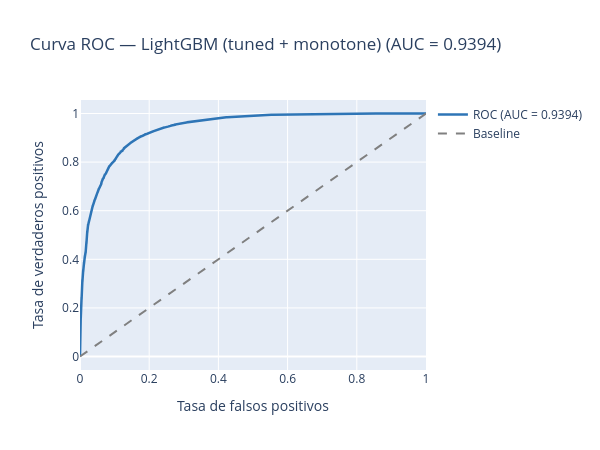

The code cell stored with this chart in its notebook:
### Markdown cell above
---
### Métricas del modelo — Curva ROC y comparativa

### Code cell
# Curva ROC interactiva
y_prob = modelo.predict_proba(X_test)[:, 1]
fpr, tpr, _ = roc_curve(y_test, y_prob)
roc_auc_val = auc(fpr, tpr)

fig_roc = go.Figure()
fig_roc.add_trace(go.Scatter(
    x=fpr, y=tpr, mode='lines',
    name=f'ROC (AUC = {roc_auc_val:.4f})',
    line=dict(color='#2E75B6', width=2.5)
))
fig_roc.add_trace(go.Scatter(
    x=[0,1], y=[0,1], mode='lines',
    line=dict(color='gray', dash='dash'), name='Baseline'
))
fig_roc.update_layout(
    title=f'Curva ROC — {meta["model"]} (AUC = {roc_auc_val:.4f})',
    xaxis_title='Tasa de falsos positivos',
    yaxis_title='Tasa de verdaderos positivos',
    height=450, width=600
)
fig_roc.show()
fig_roc.write_html(OUT_DIR / 'viz_05_roc.html')

# Tabla de métricas
try:
    import pandas as pd
    comp = pd.read_csv(OUT_DIR / 'metrics_comparison.csv')
    print('Comparativa de modelos:')
    print(comp.to_string(index=False, float_format='{:.4f}'.format))
except:
    print('metrics_comparison.csv no encontrado — ejecuta 4.Modelamiento.ipynb')

### Figure 1 — Plotly figure (JSON) as saved in the notebook; plotly's stock layout.template omitted (floating-point values rounded to 4 significant figures; data arrays with more than 128 entries replaced by an {"elided": "..."} marker saying what was removed)
{"data": [{"line": {"color": "#2E75B6", "width": 2.5}, "mode": "lines", "name": "ROC (AUC = 0.9394)", "type": "scatter", "x": {"elided": "3898 float values"}, "y": {"elided": "3898 float values"}}, {"line": {"color": "gray", "dash": "dash"}, "mode": "lines", "name": "Baseline", "type": "scatter", "x": [0, 1], "y": [0, 1]}], "layout": {"height": 450, "title": {"text": "Curva ROC — LightGBM (tuned + monotone) (AUC = 0.9394)"}, "width": 600, "xaxis": {"title": {"text": "Tasa de falsos positivos"}}, "yaxis": {"title": {"text": "Tasa de verdaderos positivos"}}}}
